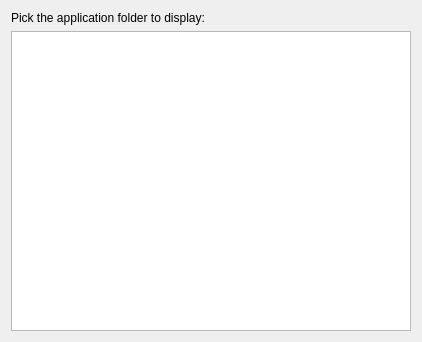
<?xml version="1.0" encoding="UTF-8"?>
<ui version="4.0">
 <class>InstalledAppsConfigurationWidget</class>
 <widget class="QWidget" name="InstalledAppsConfigurationWidget">
  <property name="geometry">
   <rect>
    <x>0</x>
    <y>0</y>
    <width>408</width>
    <height>327</height>
   </rect>
  </property>
  <layout class="QVBoxLayout" name="verticalLayout">
   <item>
    <widget class="QLabel" name="label">
     <property name="text">
      <string>Pick the application folder to display:</string>
     </property>
     <property name="buddy">
      <cstring>treeView</cstring>
     </property>
    </widget>
   </item>
   <item>
    <widget class="QTreeView" name="treeView">
     <property name="minimumSize">
      <size>
       <width>400</width>
       <height>300</height>
      </size>
     </property>
     <property name="editTriggers">
      <set>QAbstractItemView::NoEditTriggers</set>
     </property>
     <property name="showDropIndicator" stdset="0">
      <bool>false</bool>
     </property>
     <property name="rootIsDecorated">
      <bool>false</bool>
     </property>
     <property name="headerHidden">
      <bool>true</bool>
     </property>
    </widget>
   </item>
  </layout>
 </widget>
 <resources/>
 <connections/>
</ui>
